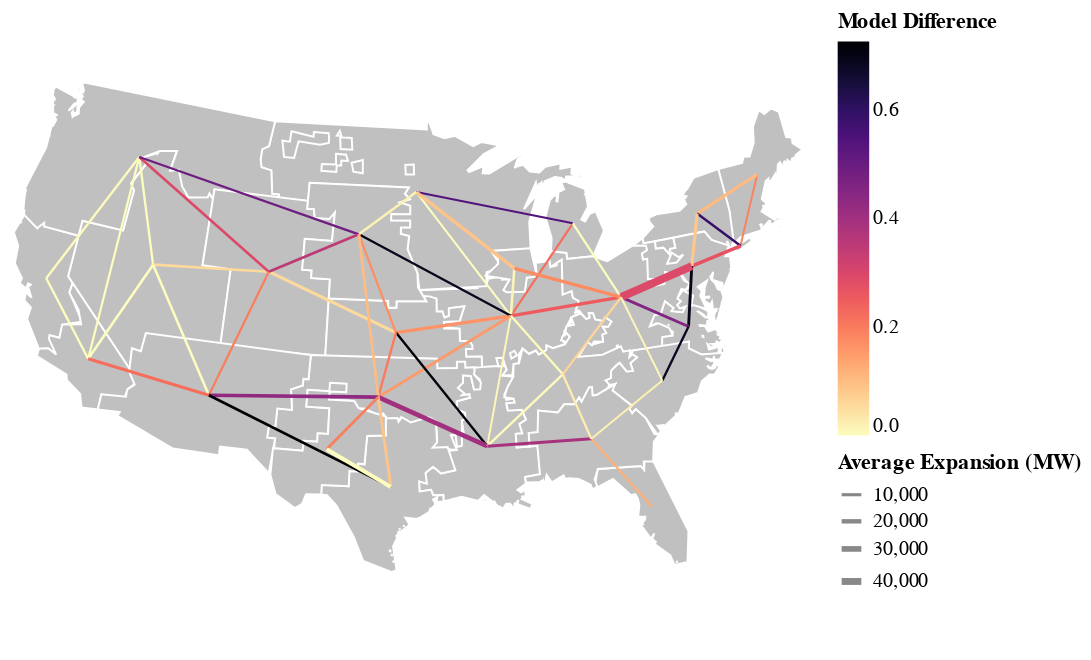

The notebook cell this image was saved under:
### Code cell
geoshape_kwargs = {
        "stroke": "white",
        "fill": "silver",
    }
gdf["lat"] = gdf.geometry.centroid.y
gdf["lon"] = gdf.geometry.centroid.x
base_tx_exp_range["lat1"] = base_tx_exp_range["start_region"].map(gdf.set_index("zone")["lat"])
base_tx_exp_range["lon1"] = base_tx_exp_range["start_region"].map(gdf.set_index("zone")["lon"])
base_tx_exp_range["lat2"] = base_tx_exp_range["dest_region"].map(gdf.set_index("zone")["lat"])
base_tx_exp_range["lon2"] = base_tx_exp_range["dest_region"].map(gdf.set_index("zone")["lon"])

background = (
            alt.Chart(gdf)
            .mark_geoshape(**geoshape_kwargs)
            .project(type="albersUsa")
            .properties(height=325, width=400)
        )
lines = alt.Chart(
    base_tx_exp_range.query("mean > 500")
    ).mark_rule().encode(
    latitude="lat1",
    longitude="lon1",
    latitude2="lat2",
    longitude2="lon2",
    strokeWidth=alt.StrokeWidth("mean").title("Average Expansion (MW)"), #.scale(type="log"),
    color=alt.Color("relative_difference:Q")
    .scale(scheme="magma", reverse=True)
    .title("Model Difference"),
    tooltip=["line_name", "min", "mean", "max", "relative_difference"]
).project(type="albersUsa")

background + lines

### Figure 1 — Vega-Lite specification as saved in the notebook (floating-point values rounded to 4 significant figures; data arrays with more than 128 entries replaced by an {"elided": "..."} marker saying what was removed)
{"config": {"view": {"continuousWidth": 300, "continuousHeight": 300}}, "layer": [{"data": {"name": "data-23b9de4af67177a1c8b5103868114365"}, "mark": {"type": "geoshape", "fill": "silver", "stroke": "white"}, "projection": {"type": "albersUsa"}}, {"data": {"name": "data-baa081794e3686a67bca35336d279d52"}, "mark": {"type": "rule"}, "encoding": {"color": {"field": "relative_difference", "scale": {"scheme": "magma", "reverse": true}, "title": "Model Difference", "type": "quantitative"}, "latitude": {"field": "lat1", "type": "quantitative"}, "latitude2": {"field": "lat2"}, "longitude": {"field": "lon1", "type": "quantitative"}, "longitude2": {"field": "lon2"}, "strokeWidth": {"field": "mean", "title": "Average Expansion (MW)", "type": "quantitative"}, "tooltip": [{"field": "line_name", "type": "nominal"}, {"field": "min", "type": "quantitative"}, {"field": "mean", "type": "quantitative"}, {"field": "max", "type": "quantitative"}, {"field": "relative_difference", "type": "quantitative"}]}, "projection": {"type": "albersUsa"}}], "height": 325, "width": 400, "$schema": "https://vega.github.io/schema/vega-lite/v5.20.1.json", "datasets": {"data-23b9de4af67177a1c8b5103868114365": [{"zone": "BASN", "region": "WECC_ID", "lat": 40.57, "lon": -114.5, "type": "Feature", "geometry": {"type": "Polygon", "coordinates": [[[-114.0, 36.19], [-114.2, 36.01], [-114.7, 36.09], [-114.6, 35.0], [-120.0, 39.0], [-120.0, 42.0], [-117.0, 42.0], [-116.9, 44.16], [-117.2, 44.4], [-116.5, 45.6], [-116.8, 45.96], [-116.0, 46.23], [-116.2, 46.38], [-115.8, 46.27], [-115.6, 46.48], [-114.4, 46.68], [-114.6, 45.57], [-113.9, 45.7], [-113.0, 44.44], [-111.5, 44.54], [-111.4, 44.76], [-111.0, 44.48], [-111.0, 41.0], [-109.0, 41.0], [-109.0, 37.0], [-114.0, 37.0], [-114.0, 36.19]]]}}, {"zone": "CANO", "region": "WEC_BANC", "lat": 38.61, "lon": -121.4, "type": "Feature", "geometry": {"type": "MultiPolygon", "coordinates": {"elided": "8 rows, 136 float values in total"}}}, {"zone": "CASO", "region": "WEC_LADW", "lat": 35.08, "lon": -117.4, "type": "Feature", "geometry": {"type": "MultiPolygon", "coordinates": {"elided": "12 rows, 158 float values in total"}}}, {"zone": "FRCC", "region": "FRCC", "lat": 28.35, "lon": -81.91, "type": "Feature", "geometry": {"type": "MultiPolygon", "coordinates": {"elided": "135 rows, 1454 float values in total"}}}, {"zone": "ISNE", "region": "NENG_CT", "lat": 44.23, "lon": -70.65, "type": "Feature", "geometry": {"type": "MultiPolygon", "coordinates": {"elided": "143 rows, 1558 float values in total"}}}, {"zone": "MISC", "region": "MIS_IL", "lat": 39.08, "lon": -89.54, "type": "Feature", "geometry": {"type": "MultiPolygon", "coordinates": {"elided": "2 rows, 140 float values in total"}}}, {"zone": "MISE", "region": "MIS_LMI", "lat": 43.57, "lon": -84.58, "type": "Feature", "geometry": {"type": "MultiPolygon", "coordinates": {"elided": "27 rows, 304 float values in total"}}}, {"zone": "MISS", "region": "MIS_AMSO", "lat": 32.37, "lon": -91.56, "type": "Feature", "geometry": {"type": "MultiPolygon", "coordinates": {"elided": "67 rows, 822 float values in total"}}}, {"zone": "MISW", "region": "MIS_IA", "lat": 45.7, "lon": -96.0, "type": "Feature", "geometry": {"type": "MultiPolygon", "coordinates": {"elided": "77 rows, 918 float values in total"}}}, {"zone": "NWPP", "region": "WECC_MT", "lat": 45.93, "lon": -117.0, "type": "Feature", "geometry": {"type": "MultiPolygon", "coordinates": {"elided": "63 rows, 780 float values in total"}}}, {"zone": "NYCW", "region": "NY_Z_J", "lat": 40.84, "lon": -73.09, "type": "Feature", "geometry": {"type": "MultiPolygon", "coordinates": [[[[-74.21, 40.62], [-74.08, 40.65], [-74.05, 40.6], [-74.25, 40.49], [-74.21, 40.62]]], [[[-74.04, 40.69], [-74.05, 40.69], [-74.05, 40.69], [-74.04, 40.69], [-74.04, 40.69]]], [[[-74.03, 40.7], [-74.04, 40.69], [-74.05, 40.7], [-74.04, 40.7], [-74.03, 40.7]]], [[[-74.03, 40.68], [-73.91, 40.92], [-73.76, 40.78], [-72.29, 41.16], [-72.28, 41.01], [-72.1, 41.0], [-71.85, 41.07], [-73.25, 40.62], [-74.03, 40.68]]], [[[-72.92, 40.75], [-72.92, 40.75], [-72.91, 40.75], [-72.92, 40.74], [-72.92, 40.75]]], [[[-72.07, 41.1], [-72.09, 41.03], [-72.11, 41.02], [-72.15, 41.1], [-72.07, 41.1]]], [[[-72.16, 41.2], [-72.2, 41.16], [-72.22, 41.17], [-72.19, 41.19], [-72.16, 41.2]]], [[[-72.11, 41.21], [-72.1, 41.21], [-72.13, 41.2], [-72.12, 41.21], [-72.11, 41.21]]], [[[-72.03, 41.28], [-72.0, 41.27], [-71.91, 41.3], [-72.04, 41.25], [-72.03, 41.28]]]]}}, {"zone": "NYUP", "region": "NY_Z_A", "lat": 42.99, "lon": -75.58, "type": "Feature", "geometry": {"type": "MultiPolygon", "coordinates": {"elided": "9 rows, 130 float values in total"}}}, {"zone": "PJMC", "region": "PJM_COMD", "lat": 41.52, "lon": -89.07, "type": "Feature", "geometry": {"type": "Polygon", "coordinates": [[[-87.81, 42.5], [-87.52, 41.01], [-88.24, 40.99], [-88.46, 40.28], [-89.72, 40.32], [-89.93, 40.44], [-89.45, 40.97], [-91.12, 41.24], [-90.19, 41.81], [-90.17, 42.12], [-90.64, 42.51], [-87.81, 42.5]]]}}, {"zone": "PJMD", "region": "PJM_Dom", "lat": 37.32, "lon": -77.74, "type": "Feature", "geometry": {"type": "MultiPolygon", "coordinates": {"elided": "13 rows, 252 float values in total"}}}, {"zone": "PJME", "region": "PJM_EMAC", "lat": 40.37, "lon": -76.72, "type": "Feature", "geometry": {"type": "MultiPolygon", "coordinates": {"elided": "25 rows, 378 float values in total"}}}, {"zone": "PJMW", "region": "PJM_AP", "lat": 39.42, "lon": -81.91, "type": "Feature", "geometry": {"type": "MultiPolygon", "coordinates": {"elided": "17 rows, 326 float values in total"}}}, {"zone": "RMRG", "region": "WECC_CO", "lat": 41.12, "lon": -106.4, "type": "Feature", "geometry": {"type": "Polygon", "coordinates": [[[-102.1, 41.01], [-102.0, 36.99], [-109.0, 37.0], [-109.1, 41.0], [-111.1, 41.0], [-111.1, 45.0], [-104.1, 45.0], [-104.0, 44.58], [-103.6, 44.61], [-103.4, 44.15], [-102.4, 44.14], [-102.3, 44.43], [-102.0, 44.52], [-102.1, 43.0], [-104.0, 43.0], [-104.0, 41.4], [-103.4, 41.4], [-103.4, 41.01], [-102.1, 41.01]]]}}, {"zone": "SPPC", "region": "SPP_N", "lat": 38.36, "lon": -97.37, "type": "Feature", "geometry": {"type": "Polygon", "coordinates": [[[-95.07, 40.25], [-94.6, 40.13], [-94.59, 39.46], [-94.21, 39.46], [-94.07, 39.14], [-93.76, 39.21], [-93.76, 39.62], [-92.68, 39.7], [-93.05, 38.93], [-94.11, 38.91], [-94.11, 38.57], [-93.06, 38.53], [-93.07, 37.91], [-92.41, 37.86], [-92.24, 37.65], [-92.25, 37.47], [-92.68, 37.48], [-92.68, 37.07], [-91.65, 37.05], [-91.67, 36.5], [-92.77, 36.49], [-92.77, 36.8], [-93.3, 36.81], [-93.31, 36.49], [-94.62, 36.5], [-94.62, 36.99], [-102.0, 36.99], [-102.1, 40.01], [-97.93, 40.01], [-97.93, 39.66], [-97.37, 39.66], [-97.37, 40.01], [-95.32, 40.0], [-95.56, 40.27], [-95.07, 40.25]]]}}, {"zone": "SPPN", "region": "SPP_NEBR", "lat": 43.42, "lon": -100.2, "type": "Feature", "geometry": {"type": "MultiPolygon", "coordinates": {"elided": "6 rows, 156 float values in total"}}}, {"zone": "SPPS", "region": "SPP_SPS", "lat": 34.99, "lon": -98.46, "type": "Feature", "geometry": {"type": "MultiPolygon", "coordinates": {"elided": "3 rows, 152 float values in total"}}}, {"zone": "SRCA", "region": "S_VACA", "lat": 34.8, "lon": -80.06, "type": "Feature", "geometry": {"type": "MultiPolygon", "coordinates": {"elided": "15 rows, 252 float values in total"}}}, {"zone": "SRCE", "region": "S_C_KY", "lat": 35.82, "lon": -86.41, "type": "Feature", "geometry": {"type": "MultiPolygon", "coordinates": {"elided": "2 rows, 164 float values in total"}}}, {"zone": "SRSE", "region": "S_SOU", "lat": 32.32, "lon": -85.05, "type": "Feature", "geometry": {"type": "MultiPolygon", "coordinates": {"elided": "18 rows, 272 float values in total"}}}, {"zone": "SRSG", "region": "WECC_AZ", "lat": 34.36, "lon": -109.3, "type": "Feature", "geometry": {"type": "Polygon", "coordinates": [[[-105.0, 30.68], [-106.5, 31.78], [-108.2, 31.78], [-108.2, 31.33], [-111.1, 31.33], [-114.8, 32.49], [-114.7, 32.71], [-116.1, 32.61], [-116.1, 33.43], [-114.5, 33.55], [-114.5, 33.94], [-114.1, 34.27], [-114.6, 34.87], [-114.8, 36.09], [-114.2, 36.03], [-114.1, 37.0], [-103.0, 37.0], [-103.0, 35.74], [-103.4, 35.74], [-103.4, 35.39], [-104.1, 35.14], [-103.9, 34.08], [-104.9, 34.08], [-104.9, 33.14], [-105.3, 33.13], [-105.3, 32.52], [-104.8, 32.52], [-105.0, 30.68]]]}}, {"zone": "TRE", "region": "ERC_REST", "lat": 30.32, "lon": -97.54, "type": "Feature", "geometry": {"type": "MultiPolygon", "coordinates": {"elided": "25 rows, 348 float values in total"}}}, {"zone": "TREW", "region": "ERC_PHDL", "lat": 32.16, "lon": -101.6, "type": "Feature", "geometry": {"type": "Polygon", "coordinates": [[[-104.9, 30.6], [-104.9, 32.0], [-103.1, 32.01], [-103.1, 32.53], [-102.2, 32.53], [-102.2, 32.96], [-101.6, 32.97], [-101.6, 34.31], [-103.0, 34.31], [-103.0, 35.19], [-101.6, 35.19], [-101.6, 35.63], [-100.5, 35.62], [-100.5, 35.18], [-101.6, 35.18], [-101.6, 34.75], [-100.0, 34.75], [-99.69, 34.38], [-97.94, 33.99], [-97.92, 33.0], [-99.09, 32.95], [-99.2, 31.47], [-99.6, 31.49], [-99.6, 31.08], [-100.1, 31.08], [-100.1, 30.29], [-101.8, 30.28], [-101.8, 29.78], [-102.7, 29.74], [-102.9, 29.22], [-103.3, 28.97], [-104.5, 29.63], [-104.9, 30.6]]]}}], "data-baa081794e3686a67bca35336d279d52": [{"line_name": "BASN_to_CASO", "start_region": "BASN", "dest_region": "CASO", "min": 5920.0, "mean": 5920.0, "max": 5920.0, "relative_difference": 0.0, "lat1": 40.57, "lon1": -114.5, "lat2": 35.08, "lon2": -117.4}, {"line_name": "BASN_to_NWPP", "start_region": "BASN", "dest_region": "NWPP", "min": 3350.0, "mean": 3350.0, "max": 3350.0, "relative_difference": 0.0, "lat1": 40.57, "lon1": -114.5, "lat2": 45.93, "lon2": -117.0}, {"line_name": "BASN_to_RMRG", "start_region": "BASN", "dest_region": "RMRG", "min": 5518.0, "mean": 5668.0, "max": 5835.0, "relative_difference": 0.05593, "lat1": 40.57, "lon1": -114.5, "lat2": 41.12, "lon2": -106.4}, {"line_name": "BASN_to_SRSG", "start_region": "BASN", "dest_region": "SRSG", "min": 5385.0, "mean": 5385.0, "max": 5385.0, "relative_difference": 0.0, "lat1": 40.57, "lon1": -114.5, "lat2": 34.36, "lon2": -109.3}, {"line_name": "CANO_to_CASO", "start_region": "CANO", "dest_region": "CASO", "min": 3675.0, "mean": 3675.0, "max": 3675.0, "relative_difference": 0.0, "lat1": 38.61, "lon1": -121.4, "lat2": 35.08, "lon2": -117.4}, {"line_name": "CANO_to_NWPP", "start_region": "CANO", "dest_region": "NWPP", "min": 3675.0, "mean": 3679.0, "max": 3689.0, "relative_difference": 0.003806, "lat1": 38.61, "lon1": -121.4, "lat2": 45.93, "lon2": -117.0}, {"line_name": "CASO_to_NWPP", "start_region": "CASO", "dest_region": "NWPP", "min": 2858.0, "mean": 2858.0, "max": 2858.0, "relative_difference": 0.0, "lat1": 35.08, "lon1": -117.4, "lat2": 45.93, "lon2": -117.0}, {"line_name": "CASO_to_SRSG", "start_region": "CASO", "dest_region": "SRSG", "min": 9553.0, "mean": 10770.0, "max": 11940.0, "relative_difference": 0.2216, "lat1": 35.08, "lon1": -117.4, "lat2": 34.36, "lon2": -109.3}, {"line_name": "FRCC_to_SRSE", "start_region": "FRCC", "dest_region": "SRSE", "min": 3600.0, "mean": 3708.0, "max": 4032.0, "relative_difference": 0.1165, "lat1": 28.35, "lon1": -81.91, "lat2": 32.32, "lon2": -85.05}, {"line_name": "ISNE_to_NYCW", "start_region": "ISNE", "dest_region": "NYCW", "min": 760.0, "mean": 815.2, "max": 914.0, "relative_difference": 0.1889, "lat1": 44.23, "lon1": -70.65, "lat2": 40.84, "lon2": -73.09}, {"line_name": "ISNE_to_NYUP", "start_region": "ISNE", "dest_region": "NYUP", "min": 10120.0, "mean": 10600.0, "max": 11240.0, "relative_difference": 0.105, "lat1": 44.23, "lon1": -70.65, "lat2": 42.99, "lon2": -75.58}, {"line_name": "MISC_to_MISE", "start_region": "MISC", "dest_region": "MISE", "min": 2108.0, "mean": 2301.0, "max": 2614.0, "relative_difference": 0.2199, "lat1": 39.08, "lon1": -89.54, "lat2": 43.57, "lon2": -84.58}, {"line_name": "MISC_to_MISS", "start_region": "MISC", "dest_region": "MISS", "min": 1039.0, "mean": 1042.0, "max": 1050.0, "relative_difference": 0.01056, "lat1": 39.08, "lon1": -89.54, "lat2": 32.37, "lon2": -91.56}, {"line_name": "MISC_to_MISW", "start_region": "MISC", "dest_region": "MISW", "min": 1655.0, "mean": 1655.0, "max": 1655.0, "relative_difference": 0.0, "lat1": 39.08, "lon1": -89.54, "lat2": 45.7, "lon2": -96.0}, {"line_name": "MISC_to_PJMC", "start_region": "MISC", "dest_region": "PJMC", "min": 5244.0, "mean": 5261.0, "max": 5311.0, "relative_difference": 0.01273, "lat1": 39.08, "lon1": -89.54, "lat2": 41.52, "lon2": -89.07}, {"line_name": "MISC_to_PJMW", "start_region": "MISC", "dest_region": "PJMW", "min": 10930.0, "mean": 12450.0, "max": 14070.0, "relative_difference": 0.2524, "lat1": 39.08, "lon1": -89.54, "lat2": 39.42, "lon2": -81.91}, {"line_name": "MISC_to_SPPC", "start_region": "MISC", "dest_region": "SPPC", "min": 9552.0, "mean": 10660.0, "max": 11290.0, "relative_difference": 0.163, "lat1": 39.08, "lon1": -89.54, "lat2": 38.36, "lon2": -97.37}, {"line_name": "MISC_to_SPPN", "start_region": "MISC", "dest_region": "SPPN", "min": 2415.0, "mean": 3660.0, "max": 4941.0, "relative_difference": 0.6901, "lat1": 39.08, "lon1": -89.54, "lat2": 43.42, "lon2": -100.2}, {"line_name": "MISC_to_SPPS", "start_region": "MISC", "dest_region": "SPPS", "min": 7434.0, "mean": 8016.0, "max": 8672.0, "relative_difference": 0.1544, "lat1": 39.08, "lon1": -89.54, "lat2": 34.99, "lon2": -98.46}, {"line_name": "MISC_to_SRCE", "start_region": "MISC", "dest_region": "SRCE", "min": 3745.0, "mean": 3749.0, "max": 3756.0, "relative_difference": 0.002934, "lat1": 39.08, "lon1": -89.54, "lat2": 35.82, "lon2": -86.41}, {"line_name": "MISE_to_MISW", "start_region": "MISE", "dest_region": "MISW", "min": 826.0, "mean": 1094.0, "max": 1421.0, "relative_difference": 0.5441, "lat1": 43.57, "lon1": -84.58, "lat2": 45.7, "lon2": -96.0}, {"line_name": "MISE_to_PJMW", "start_region": "MISE", "dest_region": "PJMW", "min": 2662.0, "mean": 2662.0, "max": 2662.0, "relative_difference": 0.0, "lat1": 43.57, "lon1": -84.58, "lat2": 39.42, "lon2": -81.91}, {"line_name": "MISS_to_SPPC", "start_region": "MISS", "dest_region": "SPPC", "min": 2998.0, "mean": 3856.0, "max": 5754.0, "relative_difference": 0.7147, "lat1": 32.37, "lon1": -91.56, "lat2": 38.36, "lon2": -97.37}, {"line_name": "MISS_to_SPPS", "start_region": "MISS", "dest_region": "SPPS", "min": 16970.0, "mean": 22970.0, "max": 26100.0, "relative_difference": 0.3977, "lat1": 32.37, "lon1": -91.56, "lat2": 34.99, "lon2": -98.46}, {"line_name": "MISS_to_SRCE", "start_region": "MISS", "dest_region": "SRCE", "min": 4092.0, "mean": 4096.0, "max": 4105.0, "relative_difference": 0.003174, "lat1": 32.37, "lon1": -91.56, "lat2": 35.82, "lon2": -86.41}, {"line_name": "MISS_to_SRSE", "start_region": "MISS", "dest_region": "SRSE", "min": 7759.0, "mean": 9545.0, "max": 11470.0, "relative_difference": 0.389, "lat1": 32.37, "lon1": -91.56, "lat2": 32.32, "lon2": -85.05}, {"line_name": "MISW_to_PJMC", "start_region": "MISW", "dest_region": "PJMC", "min": 11660.0, "mean": 12450.0, "max": 12780.0, "relative_difference": 0.08975, "lat1": 45.7, "lon1": -96.0, "lat2": 41.52, "lon2": -89.07}, {"line_name": "MISW_to_SPPN", "start_region": "MISW", "dest_region": "SPPN", "min": 5512.0, "mean": 5534.0, "max": 5601.0, "relative_difference": 0.01608, "lat1": 45.7, "lon1": -96.0, "lat2": 43.42, "lon2": -100.2}, {"line_name": "NWPP_to_RMRG", "start_region": "NWPP", "dest_region": "RMRG", "min": 4975.0, "mean": 5644.0, "max": 6625.0, "relative_difference": 0.2924, "lat1": 45.93, "lon1": -117.0, "lat2": 41.12, "lon2": -106.4}, {"line_name": "NWPP_to_SPPN", "start_region": "NWPP", "dest_region": "SPPN", "min": 2229.0, "mean": 3326.0, "max": 3862.0, "relative_difference": 0.491, "lat1": 45.93, "lon1": -117.0, "lat2": 43.42, "lon2": -100.2}, {"line_name": "NYCW_to_NYUP", "start_region": "NYCW", "dest_region": "NYUP", "min": 3788.0, "mean": 4881.0, "max": 6666.0, "relative_difference": 0.5896, "lat1": 40.84, "lon1": -73.09, "lat2": 42.99, "lon2": -75.58}, {"line_name": "NYCW_to_PJME", "start_region": "NYCW", "dest_region": "PJME", "min": 10000.0, "mean": 12270.0, "max": 13310.0, "relative_difference": 0.27, "lat1": 40.84, "lon1": -73.09, "lat2": 40.37, "lon2": -76.72}, {"line_name": "NYUP_to_PJME", "start_region": "NYUP", "dest_region": "PJME", "min": 9955.0, "mean": 10480.0, "max": 10840.0, "relative_difference": 0.08457, "lat1": 42.99, "lon1": -75.58, "lat2": 40.37, "lon2": -76.72}, {"line_name": "PJMC_to_PJMW", "start_region": "PJMC", "dest_region": "PJMW", "min": 10000.0, "mean": 11140.0, "max": 11960.0, "relative_difference": 0.1758, "lat1": 41.52, "lon1": -89.07, "lat2": 39.42, "lon2": -81.91}, {"line_name": "PJMD_to_PJME", "start_region": "PJMD", "dest_region": "PJME", "min": 6447.0, "mean": 7984.0, "max": 12000.0, "relative_difference": 0.6955, "lat1": 37.32, "lon1": -77.74, "lat2": 40.37, "lon2": -76.72}, {"line_name": "PJMD_to_PJMW", "start_region": "PJMD", "dest_region": "PJMW", "min": 6930.0, "mean": 7821.0, "max": 10480.0, "relative_difference": 0.4539, "lat1": 37.32, "lon1": -77.74, "lat2": 39.42, "lon2": -81.91}, {"line_name": "PJMD_to_SRCA", "start_region": "PJMD", "dest_region": "SRCA", "min": 3053.0, "mean": 3713.0, "max": 5590.0, "relative_difference": 0.6833, "lat1": 37.32, "lon1": -77.74, "lat2": 34.8, "lon2": -80.06}, {"line_name": "PJME_to_PJMW", "start_region": "PJME", "dest_region": "PJMW", "min": 38850.0, "mean": 47540.0, "max": 52700.0, "relative_difference": 0.2913, "lat1": 40.37, "lon1": -76.72, "lat2": 39.42, "lon2": -81.91}, {"line_name": "PJMW_to_SRCA", "start_region": "PJMW", "dest_region": "SRCA", "min": 1219.0, "mean": 1222.0, "max": 1229.0, "relative_difference": 0.008185, "lat1": 39.42, "lon1": -81.91, "lat2": 34.8, "lon2": -80.06}, {"line_name": "PJMW_to_SRCE", "start_region": "PJMW", "dest_region": "SRCE", "min": 3677.0, "mean": 3788.0, "max": 3909.0, "relative_difference": 0.06125, "lat1": 39.42, "lon1": -81.91, "lat2": 35.82, "lon2": -86.41}, {"line_name": "RMRG_to_SPPC", "start_region": "RMRG", "dest_region": "SPPC", "min": 9930.0, "mean": 10120.0, "max": 10480.0, "relative_difference": 0.05414, "lat1": 41.12, "lon1": -106.4, "lat2": 38.36, "lon2": -97.37}, {"line_name": "RMRG_to_SPPN", "start_region": "RMRG", "dest_region": "SPPN", "min": 6111.0, "mean": 6824.0, "max": 8500.0, "relative_difference": 0.3501, "lat1": 41.12, "lon1": -106.4, "lat2": 43.42, "lon2": -100.2}, {"line_name": "RMRG_to_SRSG", "start_region": "RMRG", "dest_region": "SRSG", "min": 2496.0, "mean": 2736.0, "max": 3033.0, "relative_difference": 0.1963, "lat1": 41.12, "lon1": -106.4, "lat2": 34.36, "lon2": -109.3}, {"line_name": "SPPC_to_SPPN", "start_region": "SPPC", "dest_region": "SPPN", "min": 2996.0, "mean": 3140.0, "max": 3534.0, "relative_difference": 0.1713, "lat1": 38.36, "lon1": -97.37, "lat2": 43.42, "lon2": -100.2}, {"line_name": "SPPC_to_SPPS", "start_region": "SPPC", "dest_region": "SPPS", "min": 3627.0, "mean": 3982.0, "max": 4413.0, "relative_difference": 0.1974, "lat1": 38.36, "lon1": -97.37, "lat2": 34.99, "lon2": -98.46}, {"line_name": "SPPN_to_SPPS", "start_region": "SPPN", "dest_region": "SPPS", "min": 5742.0, "mean": 6090.0, "max": 6356.0, "relative_difference": 0.1008, "lat1": 43.42, "lon1": -100.2, "lat2": 34.99, "lon2": -98.46}, {"line_name": "SPPS_to_SRSG", "start_region": "SPPS", "dest_region": "SRSG", "min": 10100.0, "mean": 14180.0, "max": 16180.0, "relative_difference": 0.4287, "lat1": 34.99, "lon1": -98.46, "lat2": 34.36, "lon2": -109.3}, {"line_name": "SPPS_to_TRE", "start_region": "SPPS", "dest_region": "TRE", "min": 8012.0, "mean": 8302.0, "max": 8758.0, "relative_difference": 0.08986, "lat1": 34.99, "lon1": -98.46, "lat2": 30.32, "lon2": -97.54}, {"line_name": "SPPS_to_TREW", "start_region": "SPPS", "dest_region": "TREW", "min": 6951.0, "mean": 7496.0, "max": 8411.0, "relative_difference": 0.1948, "lat1": 34.99, "lon1": -98.46, "lat2": 32.16, "lon2": -101.6}, {"line_name": "SRCA_to_SRSE", "start_region": "SRCA", "dest_region": "SRSE", "min": 1400.0, "mean": 1407.0, "max": 1428.0, "relative_difference": 0.0199, "lat1": 34.8, "lon1": -80.06, "lat2": 32.32, "lon2": -85.05}, {"line_name": "SRCE_to_SRSE", "start_region": "SRCE", "dest_region": "SRSE", "min": 3196.0, "mean": 3217.0, "max": 3275.0, "relative_difference": 0.02456, "lat1": 35.82, "lon1": -86.41, "lat2": 32.32, "lon2": -85.05}, {"line_name": "SRSG_to_TRE", "start_region": "SRSG", "dest_region": "TRE", "min": 4212.0, "mean": 6252.0, "max": 8749.0, "relative_difference": 0.7257, "lat1": 34.36, "lon1": -109.3, "lat2": 30.32, "lon2": -97.54}, {"line_name": "TRE_to_TREW", "start_region": "TRE", "dest_region": "TREW", "min": 16530.0, "mean": 16530.0, "max": 16530.0, "relative_difference": 0.0, "lat1": 30.32, "lon1": -97.54, "lat2": 32.16, "lon2": -101.6}]}}
